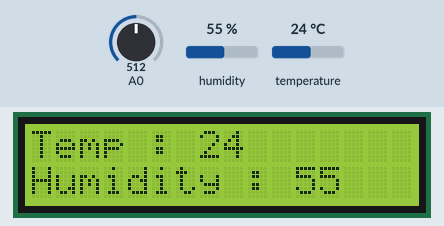
This sketch was run on a simulated Arduino Uno, built with avr-gcc and run on an emulated ATmega328P. Parts: 16×2 character LCD. The inputs (shaded band) are chosen by the test bench; at power-on: A0 = 512, humidity 55 %, temperature 24 °C. What the sketch prints to the serial monitor is not drawn.

Above: at 1.2 s.
1.3 s: A0 set to 481
At 3.2 s:
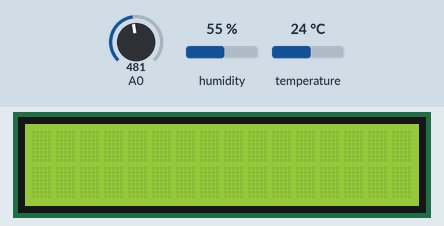
3.6 s: A0 set to 510
At 4.7 s:
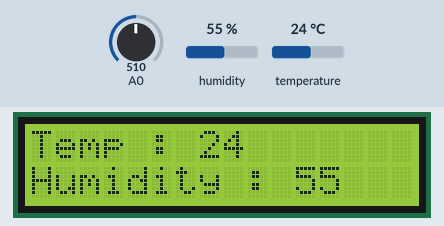
5.6 s: humidity set to 22 %
At 7.3 s:
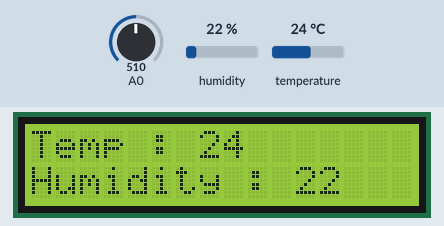
7.6 s: temperature set to 12 °C
At 8.8 s:
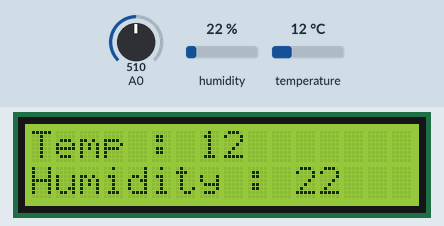
9.7 s: humidity set to 40 %
At 11.4 s:
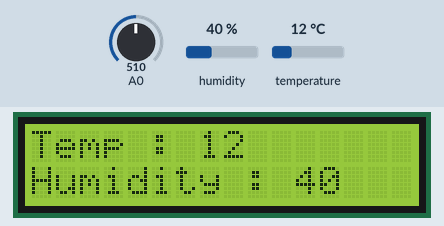
11.7 s: temperature set to 19 °C
At 13.0 s:
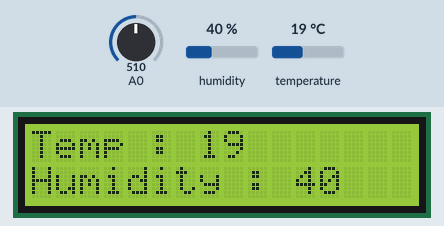
Timing chart, 0 to 14.7 s (numbered marks = the images above; inputs shaded):
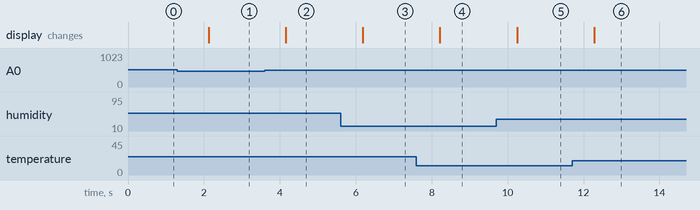

Measured:
- the behaviour switches between 500 and 499 on A0 (found by bisection; images 0 and 1)
- after the input at 1.3 s, the display: changes after 0.82 s (image 1)
- after the input at 3.6 s, the display: changes after 0.55 s (image 2)
- after the input at 5.6 s, the display: changes after 0.59 s (image 3)
- after the input at 7.6 s, the display: changes after 0.62 s (image 4)
- after the input at 9.7 s, the display: changes after 0.55 s (image 5)
- after the input at 11.7 s, the display: changes after 0.58 s (image 6)

The sketch:

lcd_sensor_exam_0308.ino
```cpp
#include <DHT.h>
#include <LiquidCrystal.h>

DHT mydht(A1, DHT11);
LiquidCrystal lcd(12, 11, 4, 5, 6, 7);


void setup() {

  Serial.begin(9600);

  mydht.begin();

  lcd.begin(16,2);


}

void loop() {

 // 조소 데이터 읽기
 int photoVal = analogRead(A0);
 Serial.print("빛의 세기 : ");
 Serial.println(photoVal);

 // DHT11 온습도센서 데이터 읽기
 int h = mydht.readHumidity();
 int t = mydht.readTemperature();


 Serial.print("습도 : ");
 Serial.print(h);
 Serial.print("  온도 : ");
 Serial.println(t);


if(photoVal >= 500)
{
  lcd.setCursor(0,0);
  lcd.print("Temp : ");
  lcd.print(t);
  lcd.setCursor(0,1);
  lcd.print("Humidity : ");
  lcd.print(h);
  }
else
{
  lcd.setCursor(0,0);
  lcd.print("             ");
  lcd.setCursor(0,1);
  lcd.print("             ");
  }


 delay(1000);

}
```
